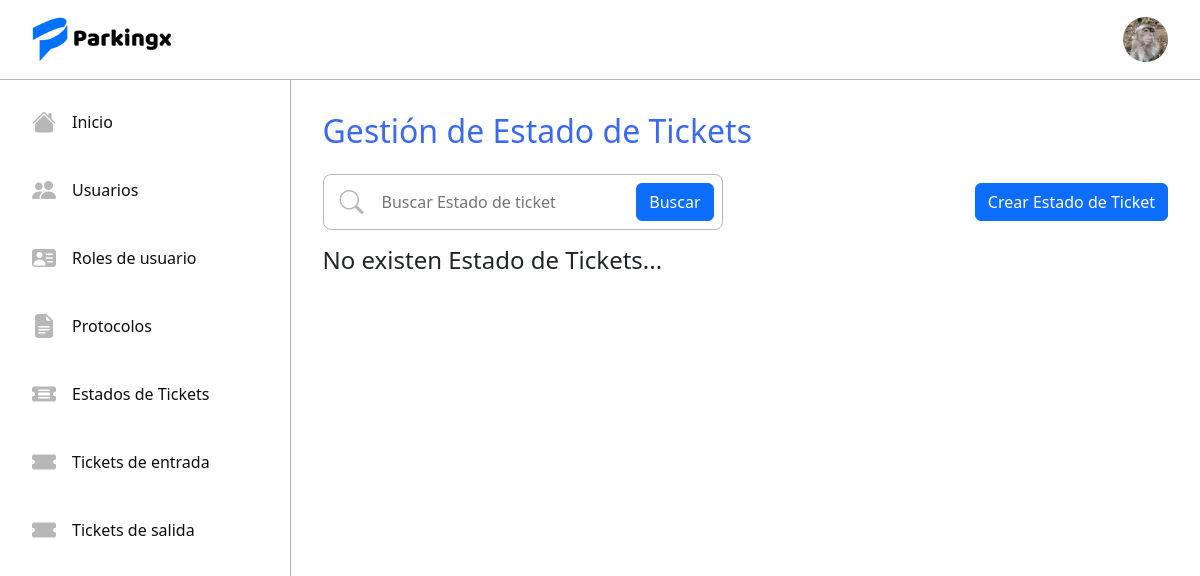
The app's page /statelist/ (signed in), older data.
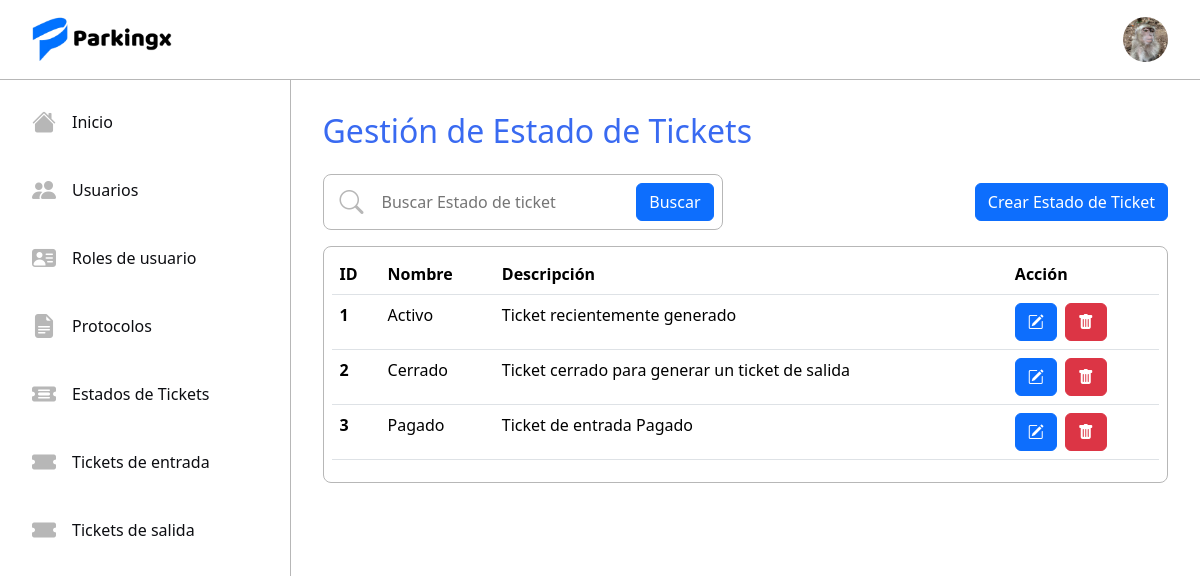
The same page, newer data.
### tickets/models.py (models this page shows, shortened)
class TicketState(models.Model):
    name = models.CharField(max_length=50, unique=True)
    description = models.TextField()

### tickets/views.py (the view)
# urls.py: path('statelist/', ListTicketState.as_view(), name='statelist'),
@method_decorator(login_required, name='dispatch')
class ListTicketState(UserPassesTestMixin, ListView):
    model = TicketState
    form_class = TicketStateForm
    template_name = 'tickets/estados/ticketstate.html'
    context_object_name = 'Estado'
    def test_func(self):
        rol = self.request.user.rol.name
        return rol in ['root', 'Administrador']

### tickets/templates/tickets/estados/ticketstate.html
{% extends "tickets/base.html" %}
{% block content %}
<div class="user-list-content">
  <h2 class="mb-4 blue-sys">Gestión de Estado de Tickets</h2>
  <div class="mb-3 user-template-actions">
      <div class="search-content">
          <i class="bi bi-search menu-icon"></i>
          <input type="text" name="find-rol" class="search-inpt" placeholder="Buscar Estado de ticket" maxlength="10">
          <button class="btn btn-primary">Buscar</button>
      </div>
      <div class="d-flex gap-2">
          <a href="{% url 'statecreate' %}" class="btn btn-primary">Crear Estado de Ticket</a>
      </div>
  </div>
  {% if Estado %}
  <div class="border-table">
      <table class="table ">
          <thead>
              <tr>
                  <th scope="col">ID</th>
                  <th scope="col">Nombre</th>
                  <th scope="col">Descripción</th>
                  <th scope="col">Acción</th>
              </tr>
          </thead>
          <tbody>
              {% for r in Estado %}
              <tr>
                  <th scope="row">{{ r.id }}</th>
                  <td>{{ r.name }}</td>
                  <td>{{ r.description }}</td>
                  <td class="d-flex gap-2">
                      <a href="{% url 'stateupdate' r.id %}" class="btn btn-primary"><i class="bi bi-pencil-square"></i></a>
                      <a href="{% url 'statedelete' r.id %}" class="btn btn-danger"><i class="bi bi-trash-fill"></i></a>
                  </td>
              <tr>
              {% endfor %}
          </tbody>
      </table>
  </div>
  {% else %}
  <h4>No existen Estado de Tickets...</h4>
  {% endif %}
</div>
{% endblock  %}

Row changes from the older to the newer data that the page shows:
added TicketState: id "1", name "Activo", description "Ticket recientemente generado"
added TicketState: id "2", name "Cerrado", description "Ticket cerrado para generar un ticket de salida"
added TicketState: id "3", name "Pagado", description "Ticket de entrada Pagado"
Text that changed along with them:
text no longer shown: "No existen Estado de Tickets..."
text now shown: "ID Nombre Descripción Acción"
